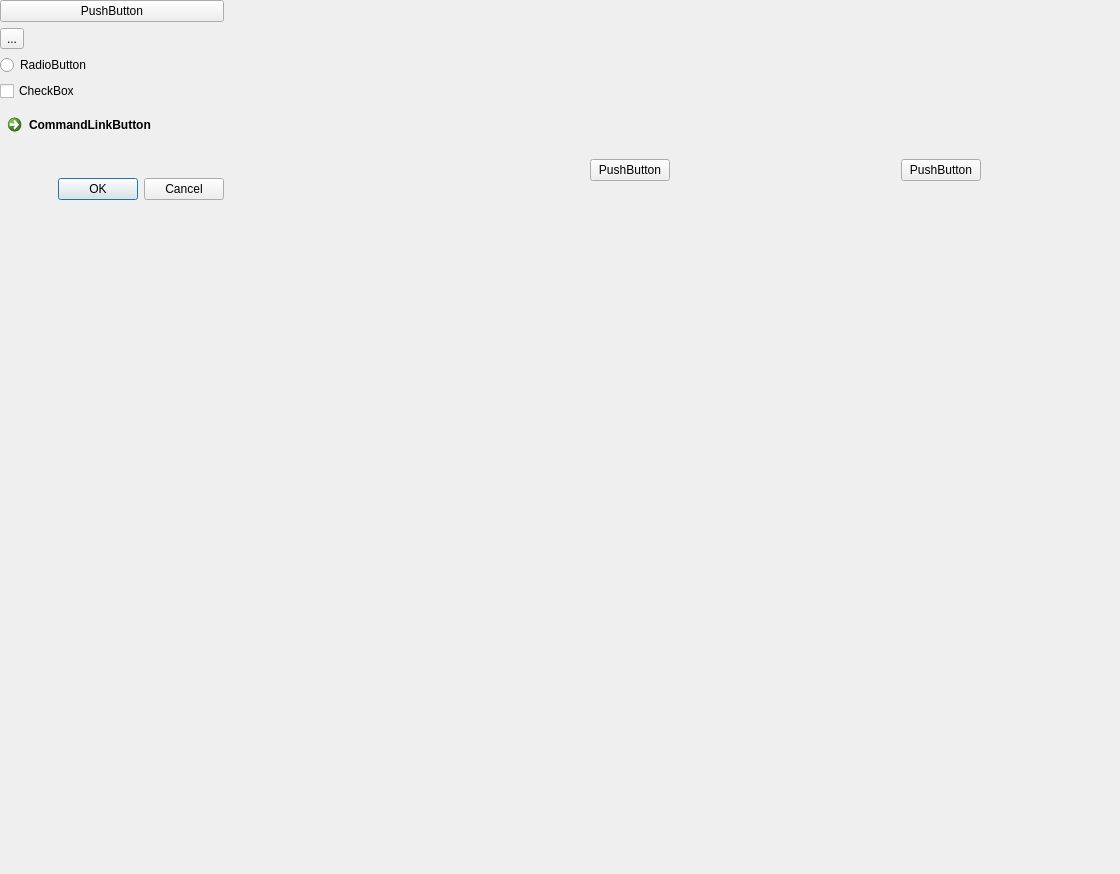
<?xml version="1.0" encoding="UTF-8"?>
<ui version="4.0">
 <class>Dialog</class>
 <widget class="QDialog" name="Dialog">
  <property name="geometry">
   <rect>
    <x>0</x>
    <y>0</y>
    <width>1120</width>
    <height>874</height>
   </rect>
  </property>
  <property name="windowTitle">
   <string>Dialog</string>
  </property>
  <widget class="QWidget" name="verticalLayoutWidget">
   <property name="geometry">
    <rect>
     <x>0</x>
     <y>0</y>
     <width>224</width>
     <height>200</height>
    </rect>
   </property>
   <layout class="QVBoxLayout" name="verticalButtoms">
    <item>
     <widget class="QPushButton" name="pushButton">
      <property name="text">
       <string>PushButton</string>
      </property>
     </widget>
    </item>
    <item>
     <widget class="QToolButton" name="toolButton">
      <property name="text">
       <string>...</string>
      </property>
     </widget>
    </item>
    <item>
     <widget class="QRadioButton" name="radioButton">
      <property name="text">
       <string>RadioButton</string>
      </property>
     </widget>
    </item>
    <item>
     <widget class="QCheckBox" name="checkBox">
      <property name="text">
       <string>CheckBox</string>
      </property>
     </widget>
    </item>
    <item>
     <widget class="QCommandLinkButton" name="commandLinkButton">
      <property name="text">
       <string>CommandLinkButton</string>
      </property>
     </widget>
    </item>
    <item>
     <widget class="QDialogButtonBox" name="buttonBox">
      <property name="standardButtons">
       <set>QDialogButtonBox::Cancel|QDialogButtonBox::Ok</set>
      </property>
     </widget>
    </item>
   </layout>
  </widget>
  <widget class="QWidget" name="horizontalLayoutWidget">
   <property name="geometry">
    <rect>
     <x>590</x>
     <y>130</y>
     <width>391</width>
     <height>80</height>
    </rect>
   </property>
   <layout class="QHBoxLayout" name="horizontalLayout">
    <item>
     <widget class="QPushButton" name="pushButton_2">
      <property name="text">
       <string>PushButton</string>
      </property>
     </widget>
    </item>
    <item>
     <spacer name="horizontalSpacer">
      <property name="orientation">
       <enum>Qt::Horizontal</enum>
      </property>
      <property name="sizeHint" stdset="0">
       <size>
        <width>40</width>
        <height>20</height>
       </size>
      </property>
     </spacer>
    </item>
    <item>
     <widget class="QPushButton" name="pushButton_3">
      <property name="text">
       <string>PushButton</string>
      </property>
     </widget>
    </item>
   </layout>
  </widget>
 </widget>
 <resources/>
 <connections/>
</ui>
